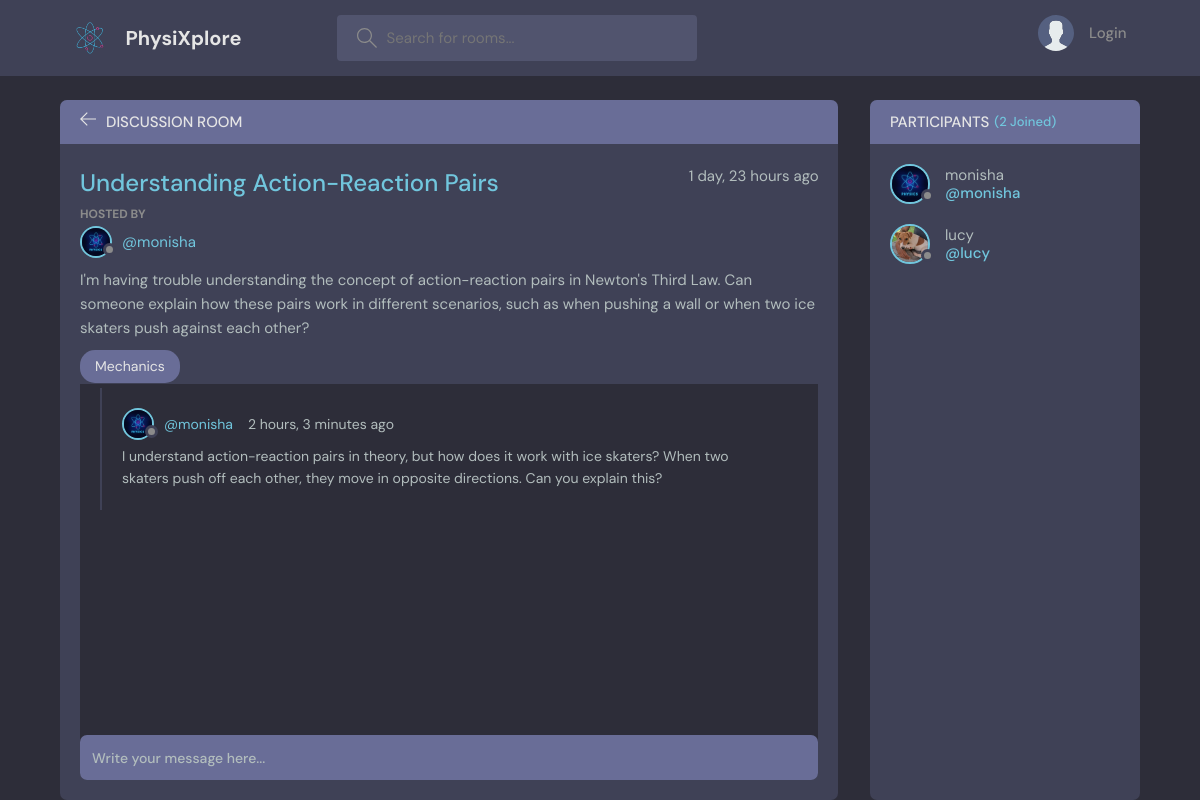
The page /room/1/ on the database its author committed.
### base/models.py (models this page shows, shortened)
class Room(models.Model):                                       #inherit from models
    host = models.ForeignKey(User, on_delete=models.SET_NULL, null=True)
    topic = models.ForeignKey(Topic, on_delete=models.SET_NULL, null=True)
    name = models.CharField(max_length=200)
    description = models.TextField(null=True, blank= True)      # can be null in db, field is optional in forms
    participants = models.ManyToManyField(User, related_name='participants', blank=True)
    updated = models.DateTimeField(auto_now=True)               # makes a note of the timestamp of model updation
    created = models.DateTimeField(auto_now_add=True)           # makes a note of whenever the model was added(created)
    class Meta:
        ordering = ['-created', '-updated']                     # (arranges the content in the descending order

class User(AbstractUser):
    name = models.CharField(max_length=200, null=True)
    email = models.EmailField(unique=True, null=True)
    bio = models.TextField(null=True, blank=True, default="Hey, there I'm using PhysiXplorer!")
    avatar = models.ImageField(null=True, default="avatar.svg")
    USERNAME_FIELD = 'email'
    REQUIRED_FIELDS = []
    @property
    def avatar_url(self):
        if self.avatar and hasattr(self.avatar, 'url'):
            return self.avatar.url
        else:
            return static('images/avatar.svg')

class Topic(models.Model):
    name = models.CharField(max_length=200)
    def __str__(self):
        return str(self.name)

class Message(models.Model):                                   # one room has multiple messages
    user = models.ForeignKey(User, on_delete=models.CASCADE)   # if a user is deleted, delete all messages sent by that user
    room = models.ForeignKey(Room, on_delete=models.CASCADE)   # if a room is deleted, delete all messages in that room
    body = models.TextField()
    updated = models.DateTimeField(auto_now=True)               # makes a note of the timestamp of model updation
    created = models.DateTimeField(auto_now_add=True)           # makes a note of whenever the model was added(created)
    class Meta:
        ordering = ['-created', '-updated']

### base/views.py (the view, shortened to what this page needs)
# urls.py: path('room/<str:pk>/', views.room, name="room"),
def room(request, pk):
    room = Room.objects.get(id=pk)
    room_messages = room.message_set.all().order_by('-created')
    participants = room.participants.all()
    context = {'room': room, 'room_messages': room_messages, 'participants': participants}
    return render(request, 'base/room.html', context)

### base/templates/base/room.html (shortened to what this page needs)
{% extends 'main.html' %}
{% block content %}
    <main class="profile-page layout layout--2">
      <div class="container">
        <div class="room">
          <div class="room__top">
            <div class="room__topLeft">
              <a href="{% url 'home' %}">
                <svg version="1.1" xmlns="http://www.w3.org/2000/svg" width="32" height="32" viewBox="0 0 32 32">
                  <title>arrow-left</title>
                  <path
                    d="M13.723 2.286l-13.723 13.714 13.719 13.714 1.616-1.611-10.96-10.96h27.625v-2.286h-27.625l10.965-10.965-1.616-1.607z"
                  ></path>
                </svg>
              </a>
              <h3>Discussion Room</h3>
            </div>
          </div>
          <div class="room__box scroll">
            <div class="room__header scroll">
              <div class="room__info">
                <h3>{{room.name}}</h3>
                <span>{{room.created|timesince}} ago</span>
              </div>
              <div class="room__hosted">
                <p>Hosted By</p>
                <a href="{% url 'user-profile' room.host.id %}" class="room__author">
                  <div class="avatar avatar--small">
                    <img src="{{room.host.avatar_url}}" />
                  </div>
                  <span>@{{room.host.username}}</span>
                </a>
              </div>
              <div class="room__details">
                {{room.description}}
              </div>
              <span class="room__topics">{{room.topic}}</span>
            </div>
            <div class="room__conversation">
              <div class="threads scroll">
                {% for message in room_messages %}
                <div class="thread">
                  <div class="thread__top">
                    <div class="thread__author">
                      <a href="{% url 'user-profile' message.user.id %}" class="thread__authorInfo">
                        <div class="avatar avatar--small">
                          <img src="{{message.user.avatar_url}}" />
                        </div>
                        <span>@{{message.user.username}}</span>
                      </a>
                      <span class="thread__date">{{message.created|timesince}} ago</span>
                    </div>
                  </div>
                  <div class="thread__details">
                    {{message.body}}
                  </div>
                </div>
                {% endfor %}
              </div>
            </div>
          </div>
          <div class="room__message">
            <form action="#" method="POST">
              <input name="body" placeholder="Write your message here..." />
            </form>
          </div>
        </div>
        <div class="participants">
          <h3 class="participants__top">Participants <span>({{room.participants.count}} Joined)</span></h3>
          <div class="participants__list scroll">
            {% for user in participants %}
            <a href="{% url 'user-profile' user.id %}" class="participant">
              <div class="avatar avatar--medium">
                <img src="{{user.avatar_url}}" />
              </div>
              <p>
                {{ user.username }}
                <span>@{{ user.username }}</span>
              </p>
            </a>
            {% endfor %}
        </div>
      </div>
    </main>
{% endblock %}

### rows shown on the page
Room: name "Understanding Action-Reaction Pairs", created "1 day, 23 hours", host.avatar_url (picture), host.username "monisha", description "I'm having trouble understanding the concept of action-reaction pairs in Newton's Third Law. Can someone explain how these pairs work in different scenarios, such as when pushing a wall or when two ice skaters push against each other?", topic "Mechanics", participants.count "2"
Message: user.avatar_url (picture), user.username "monisha", created "2 hours, 3 minutes", body "I understand action-reaction pairs in theory, but how does it work with ice skaters? When two skaters push off each other, they move in opposite directions. Can you explain this?"
User: avatar_url (picture), username "monisha"
User: avatar_url (picture), username "lucy"
